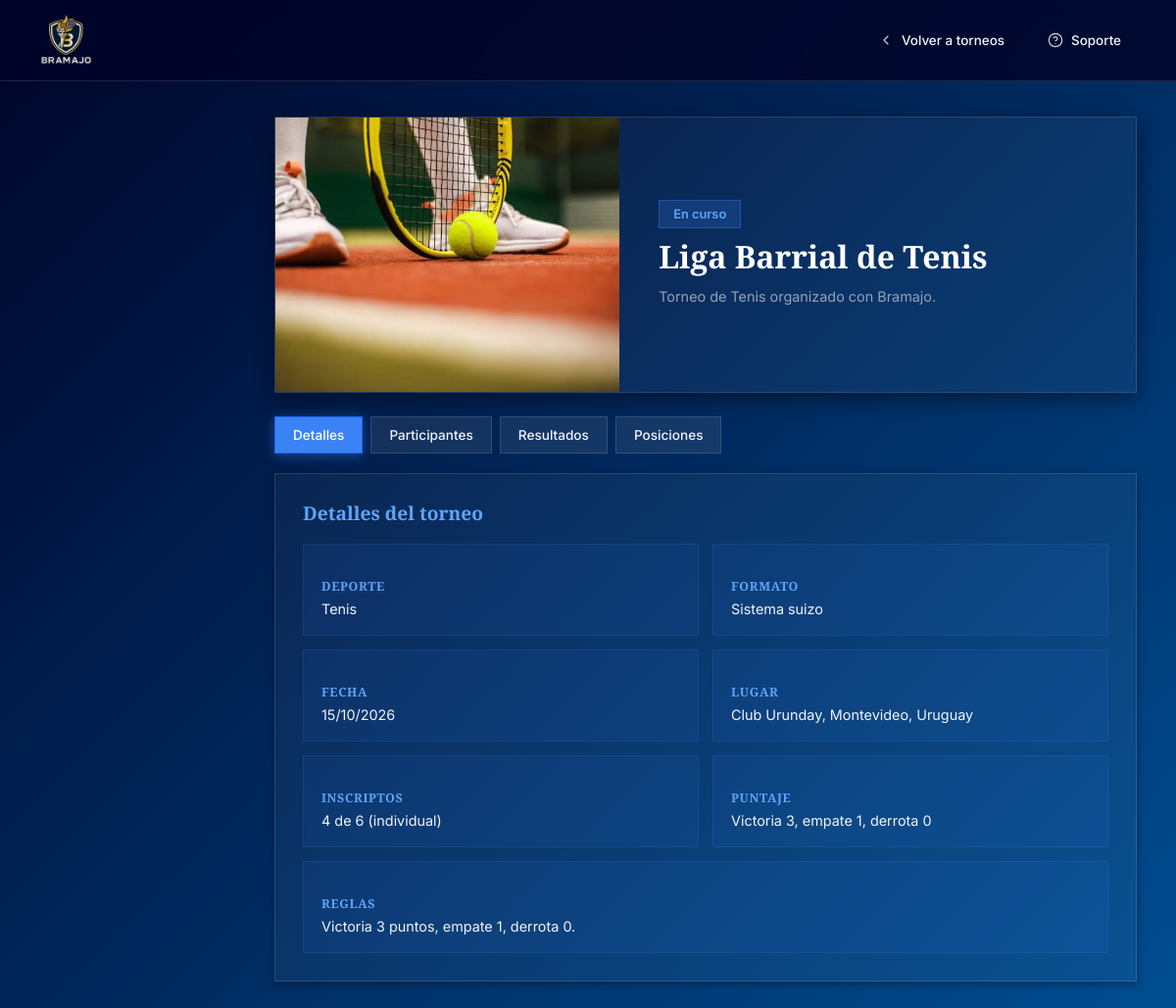
The page /torneo?id=21 on the database its author committed.
### tables this page shows
CREATE TABLE torneo (
    id_torneo         INT UNSIGNED AUTO_INCREMENT PRIMARY KEY,
    id_creador        INT UNSIGNED NOT NULL,
    id_modulo         TINYINT UNSIGNED NOT NULL,
    nombre            VARCHAR(120) NOT NULL,
    disciplina        VARCHAR(60)  NOT NULL,
    descripcion       VARCHAR(500) NULL,
    reglas            VARCHAR(500) NULL,
    ubicacion         VARCHAR(120) NULL,
    sede              VARCHAR(120) NULL,
    modalidad         ENUM('INDIVIDUAL', 'EQUIPO') NOT NULL,
    max_participantes SMALLINT UNSIGNED NOT NULL DEFAULT 16,
    cantidad_rondas   TINYINT UNSIGNED NULL,
    puntos_victoria   TINYINT UNSIGNED NOT NULL DEFAULT 3,
    puntos_empate     TINYINT UNSIGNED NOT NULL DEFAULT 1,
    puntos_derrota    TINYINT UNSIGNED NOT NULL DEFAULT 0,
    fecha_inicio      DATE NOT NULL,
    fecha_fin         DATE NULL,
    estado            ENUM('BORRADOR', 'INSCRIPCION', 'EN_CURSO', 'FINALIZADO') NOT NULL DEFAULT 'BORRADOR',
    FOREIGN KEY (id_creador) REFERENCES usuario (id_usuario),
    FOREIGN KEY (id_modulo) REFERENCES modulo_competencia (id_modulo),
    CHECK (max_participantes >= 2),
    CHECK (puntos_victoria > puntos_empate),
    CHECK (fecha_fin IS NULL OR fecha_fin >= fecha_inicio)
);

CREATE TABLE modulo_competencia (
    id_modulo   TINYINT UNSIGNED AUTO_INCREMENT PRIMARY KEY,
    codigo      VARCHAR(20)  NOT NULL UNIQUE,
    nombre      VARCHAR(60)  NOT NULL,
    descripcion VARCHAR(200) NOT NULL,
    activo      BOOLEAN NOT NULL DEFAULT TRUE
);

### app/nucleo/Controlador.php (called while the page is built, shortened)
<?php
abstract class Controlador
{
    protected function vista(string $nombre, array $datos = []): void
    {
        extract($datos);
        require __DIR__ . "/../vistas/$nombre.php";
    }
    protected function id(string $campo = 'id'): int
    {
        return (int) ($_GET[$campo] ?? $_POST[$campo] ?? 0);
    }
}

### app/controladores/PublicoControlador.php (called while the page is built, shortened)
<?php
class PublicoControlador extends Controlador
{
    public function torneo(): void
    {
        $torneo = Torneo::buscar($this->id());
        $pestana = $_GET['pestana'] ?? 'detalles';
        $this->vista('publico/torneo', [
            'titulo' => $torneo['nombre'],
            'torneo' => $torneo,
            'pestana' => $pestana,
            'participantes' => array_filter(Participante::delTorneo((int) $torneo['id_torneo']), fn($p) => $p['estado'] === 'INSCRIPTO'),
        ] + Torneo::detalle($torneo, true));
    }
}

### public/index.php (called while the page is built, shortened)
<?php
require __DIR__ . '/../app/nucleo/Validador.php';
require __DIR__ . '/../app/vistas/ayudas.php';
spl_autoload_register(function (string $clase) {
    foreach (['nucleo', 'modelos', 'competencia', 'controladores'] as $carpeta) {
        $archivo = __DIR__ . "/../app/$carpeta/$clase.php";
        if (is_file($archivo)) {
            return;
        }
    }
});
$ruta = $_SERVER['REQUEST_METHOD'] . ' ' . rtrim(parse_url($_SERVER['REQUEST_URI'], PHP_URL_PATH), '/');
$ruta = $ruta === $_SERVER['REQUEST_METHOD'] . ' ' ? $_SERVER['REQUEST_METHOD'] . ' /' : $ruta;
try {
    [$clase, $metodo] = $rutas[$ruta] ?? [PublicoControlador::class, 'noExiste'];
    (new $clase())->$metodo();
} catch (PDOException $error) {
    error_log($error->getMessage());
    http_response_code(500);
    echo 'Ocurrió un error. Intentá de nuevo más tarde.';
}

### app/nucleo/Conexion.php (called while the page is built, shortened)
<?php
class Conexion
{
    private static ?PDO $pdo = null;
    public static function obtener(): PDO
    {
        if (self::$pdo === null) {
            $dsn = getenv('DB_DSN') ?: 'mysql:host=' . (getenv('DB_HOST') ?: 'localhost') . ';dbname=bramajo;charset=utf8mb4';
            if (str_starts_with($dsn, 'sqlite:') && class_exists(\Pdo\Sqlite::class)) {
                self::$pdo = new \Pdo\Sqlite($dsn, getenv('DB_USUARIO') ?: null, getenv('DB_CLAVE') ?: null, [
                    PDO::ATTR_ERRMODE => PDO::ERRMODE_EXCEPTION,
                    PDO::ATTR_DEFAULT_FETCH_MODE => PDO::FETCH_ASSOC,
                    PDO::ATTR_EMULATE_PREPARES => false,
                ]);
            } else {
                self::$pdo = new PDO($dsn, getenv('DB_USUARIO') ?: 'bramajo_app', getenv('DB_CLAVE') ?: '', [
                    PDO::ATTR_ERRMODE => PDO::ERRMODE_EXCEPTION,
                    PDO::ATTR_DEFAULT_FETCH_MODE => PDO::FETCH_ASSOC,
                    PDO::ATTR_EMULATE_PREPARES => false,
                ]);
            }
        }
        return self::$pdo;
    }
    public static function consultar(string $sql, array $valores = []): PDOStatement
    {
        $stmt = self::obtener()->prepare($sql);
        $stmt->execute($valores);
        return $stmt;
    }
}

### app/modelos/Torneo.php (called while the page is built, shortened)
<?php
class Torneo
{
    public static function buscar(int $id): ?array
    {
        return Conexion::consultar(self::SELECT . ' WHERE t.id_torneo = ?', [$id])->fetch() ?: null;
    }
    public static function imagen(string $disciplina): string
    {
        $imagenes = ['Fútbol' => 'futbol', 'Tenis' => 'tenis', 'Pádel' => 'tenis', 'Boxeo' => 'boxeo',
                     'Natación' => 'natacion', 'Atletismo' => 'natacion'];
        return '/img/' . ($imagenes[$disciplina] ?? 'basquetbol') . '.jpg';
    }
}

### app/nucleo/Validador.php (called while the page is built, shortened)
<?php
class Validador
{
    public static function escapar(?string $texto): string
    {
        return htmlspecialchars($texto ?? '', ENT_QUOTES | ENT_SUBSTITUTE, 'UTF-8');
    }
}
function e(?string $texto): string
{
    return Validador::escapar($texto);
}

### app/vistas/ayudas.php (called while the page is built, shortened)
<?php
function fecha(?string $fecha, bool $hora = false): string
{
    return $fecha ? date($hora ? 'd/m/Y H:i' : 'd/m/Y', strtotime($fecha)) : '';
}

### app/vistas/publico/torneo.php (the view, shortened to what this page needs)
<?php
$esLlave = $torneo['modulo'] === 'ELIMINACION';
$enlace = fn($p) => "/torneo?id={$torneo['id_torneo']}&pestana=$p";
?>
<!DOCTYPE html>
<html lang="es">
<head>
    <?php require __DIR__ . '/../base/cabeza.php'; ?>
</head>
<body>
    <header class="header">
        <div class="header__top">
            <img class="header__logo" src="/img/bramajo-logo.png" alt="Logo de BRAMAJO">
        </div>
        <nav class="header__nav" id="headerNav">
            <a class="nav__link" href="/torneos">
                <svg xmlns="http://www.w3.org/2000/svg" viewBox="0 0 24 24" fill="none" stroke="currentColor" stroke-width="1.75" stroke-linecap="round" stroke-linejoin="round" aria-hidden="true"><path d="m15 18-6-6 6-6"/></svg>
                Volver a torneos
            </a>
            <a class="nav__link" href="/soporte">
                <svg xmlns="http://www.w3.org/2000/svg" viewBox="0 0 24 24" fill="none" stroke="currentColor" stroke-width="1.75" stroke-linecap="round" stroke-linejoin="round" aria-hidden="true"><circle cx="12" cy="12" r="10"/><path d="M9.09 9a3 3 0 0 1 5.83 1c0 2-3 3-3 3"/><path d="M12 17h.01"/></svg>
                Soporte
            </a>
        </nav>
    </header>
    <main class="contenido-principal">
        <section class="encabezado-torneo">
            <img class="encabezado-torneo__imagen" src="<?= Torneo::imagen($torneo['disciplina']) ?>" alt="<?= e($torneo['nombre']) ?>">
            <div class="encabezado-torneo__informacion">
                <p class="estado-torneo"><?= Torneo::ESTADOS[$torneo['estado']] ?></p>
                <h1><?= e($torneo['nombre']) ?></h1>
                <p class="descripcion-torneo"><?= e($torneo['descripcion']) ?></p>
            </div>
        </section>
        <nav class="pestanas">
            <a class="pestana <?= $pestana === 'detalles' ? 'activa' : '' ?>" href="<?= $enlace('detalles') ?>">Detalles</a>
            <a class="pestana <?= $pestana === 'participantes' ? 'activa' : '' ?>" href="<?= $enlace('participantes') ?>">Participantes</a>
            <a class="pestana <?= $pestana === 'resultados' ? 'activa' : '' ?>" href="<?= $enlace('resultados') ?>">Resultados</a>
            <a class="pestana <?= $pestana === 'posiciones' ? 'activa' : '' ?>" href="<?= $enlace('posiciones') ?>"><?= $esLlave ? 'Llave' : 'Posiciones' ?></a>
        </nav>
        <section class="contenido-pestana">
            <?php if ($pestana === 'detalles'): ?>
                <h2>Detalles del torneo</h2>
                <div class="detalles-grid">
                    <article class="detalle"><h3>Deporte</h3><p><?= e($torneo['disciplina']) ?></p></article>
                    <article class="detalle"><h3>Formato</h3><p><?= e($torneo['modulo_nombre']) ?></p></article>
                    <article class="detalle"><h3>Fecha</h3><p><?= fecha($torneo['fecha_inicio']) ?><?= $torneo['fecha_fin'] ? ' al ' . fecha($torneo['fecha_fin']) : '' ?></p></article>
                    <article class="detalle"><h3>Lugar</h3><p><?= e(trim($torneo['sede'] . ', ' . $torneo['ubicacion'], ', ')) ?></p></article>
                    <article class="detalle"><h3>Inscriptos</h3><p><?= $torneo['inscriptos'] ?> de <?= $torneo['max_participantes'] ?> (<?= $torneo['modalidad'] === 'EQUIPO' ? 'equipos' : 'individual' ?>)</p></article>
                    <article class="detalle"><h3>Puntaje</h3><p>Victoria <?= $torneo['puntos_victoria'] ?>, empate <?= $torneo['puntos_empate'] ?>, derrota <?= $torneo['puntos_derrota'] ?></p></article>
                    <article class="detalle detalle-grande"><h3>Reglas</h3><p><?= e($torneo['reglas'] ?: 'Sin reglas especiales.') ?></p></article>
                </div>
            <?php endif; ?>
        </section>
    </main>
</body>
</html>

### public/css/infoTorneos.css (style rules this page uses)
.contenido-principal { width: 92%; max-width: 1100px; margin: 28px auto 60px; }
.encabezado-torneo { display: flex; flex-direction: column; overflow: hidden; background: var(--color-surface); border: 1px solid var(--color-border); box-shadow: var(--shadow-md); }
.encabezado-torneo__imagen { width: 100%; height: 220px; object-fit: cover; }
.encabezado-torneo__informacion { padding: 24px 28px; display: flex; flex-direction: column; gap: 10px; }
.encabezado-torneo h1 { font-family: "Cinzel", serif; font-size: clamp(1.4rem, 3vw, 2rem); color: #fff; }
.estado-torneo { display: inline-flex; align-items: center; gap: 6px; padding: 6px 14px; background: rgba(59, 130, 246, 0.2); border: 1px solid rgba(59, 130, 246, 0.35); color: var(--color-accent); font-size: 0.8rem; font-weight: 600; width: fit-content; }
.descripcion-torneo { color: var(--color-text-muted); font-size: 0.9rem; line-height: 1.7; }
.pestanas { width: 100%; margin-top: 24px; display: flex; flex-wrap: wrap; gap: 8px; }
.pestana { display: inline-flex; align-items: center; padding: 10px 18px; color: var(--color-text); font-size: 0.85rem; font-weight: 500; text-decoration: none; background: var(--color-surface-2); border: 1px solid var(--color-border); cursor: pointer; transition: background var(--transition), transform var(--transition), border-color var(--transition); }
.pestana.activa { background: var(--color-primary); border-color: var(--color-primary-h); color: #fff; box-shadow: 0 2px 12px rgba(59, 130, 246, 0.45); }
.contenido-pestana { margin-top: 20px; padding: 28px; background: var(--color-surface); border: 1px solid var(--color-border); box-shadow: var(--shadow-sm); }
.contenido-pestana h2 { font-family: "Cinzel", serif; font-size: 1.2rem; color: var(--color-accent); margin-bottom: 20px; }
.contenido-pestana h3 { font-family: "Cinzel", serif; font-size: 1rem; color: var(--color-text); margin: 18px 0 10px; }
.detalles-grid { display: grid; grid-template-columns: 1fr; gap: 14px; }
.detalle { padding: 18px; background: rgba(59, 130, 246, 0.08); border: 1px solid rgba(59, 130, 246, 0.15); }
.detalle h3 { margin-bottom: 6px; color: var(--color-accent); font-size: 0.78rem; font-weight: 600; text-transform: uppercase; letter-spacing: .05em; }
.detalle p { color: var(--color-text); font-size: 0.9rem; }
@media screen and (min-width: 769px) { .contenido-principal { width: calc(100% - var(--sidebar-w) - 80px); margin-left: calc(var(--sidebar-w) + 40px); margin-top: 36px; } }
@media screen and (min-width: 769px) { .encabezado-torneo { flex-direction: row; min-height: 280px; } }
@media screen and (min-width: 769px) { .encabezado-torneo__imagen { width: 40%; height: auto; min-height: 280px; } }
@media screen and (min-width: 769px) { .encabezado-torneo__informacion { width: 60%; justify-content: center; padding: 36px 40px; } }
@media screen and (min-width: 769px) { .detalles-grid { grid-template-columns: repeat(2, 1fr); } }
@media screen and (min-width: 769px) { .detalle-grande { grid-column: 1 / -1; } }

### rows shown on the page
torneo: estado "En curso", nombre "Liga Barrial de Tenis", descripcion "Torneo de Tenis organizado con Bramajo.", disciplina "Tenis", id_modulo.nombre "Sistema suizo", fecha_inicio "15/10/2026", sede+ubicacion "Club Urunday, Montevideo, Uruguay", max_participantes "6", puntos_victoria "3", puntos_empate "1", puntos_derrota "0", reglas "Victoria 3 puntos, empate 1, derrota 0."

### other values the page prints
$torneo['inscriptos'] "4"
